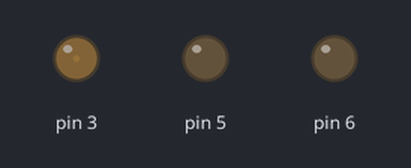
Simulated run of this sketch. Board: Arduino Uno, built with avr-gcc and run on an emulated ATmega328P. On the bench: output pins drawn as LEDs (lit = HIGH).

Above: at 0.05 s.
At 1.0 s:
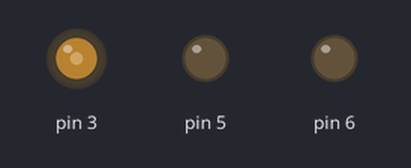
At 1.95 s:
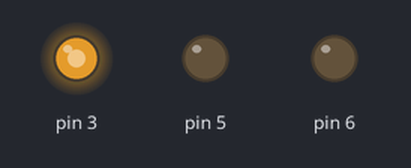
At 3.85 s:
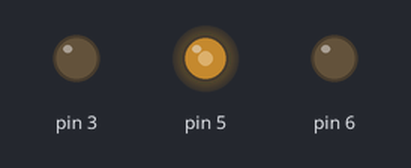
At 5.75 s:
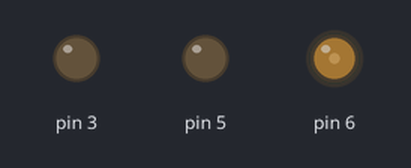
At 7.7 s:
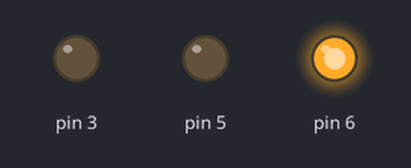
Timing chart, 0 to 10.0 s (numbered marks = the images above):
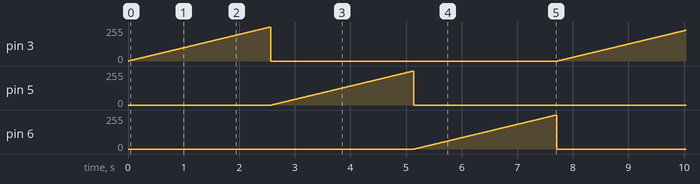

Measured:
- by itself, pin 3, pin 5, pin 6: ramps from 0/255 to 255/255 and jumps back, once every 7.7 s

The sketch:

app.ino
```cpp
int leds[] = {3, 5, 6};

void setup() {
    for(auto &pin : leds) {
        pinMode(pin, OUTPUT);
    }
}

void fade(int pin) {
    for(int i=0; i<=255; i++) {
        analogWrite(pin, i);
        delay(10);
    }
    for(int i=0; i>=0; i--) {
        analogWrite(pin, i);
        delay(10);
    }
}

void loop() {
    for(auto &pin : leds) {
        fade(pin);
    }
}
```
